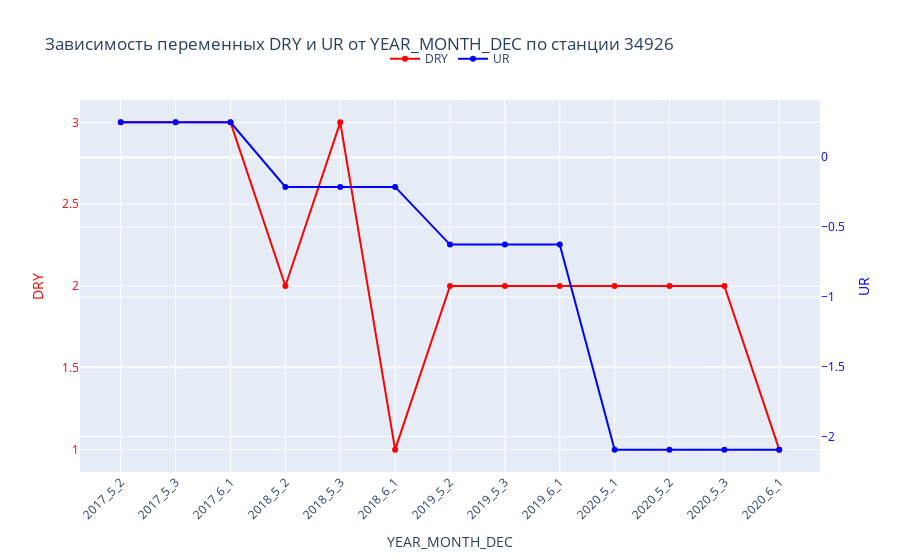

This figure's notebook cell:
### Code cell
import plotly.graph_objects as go
check_df = check_df.sort_values(by=['IDEN', 'YEAR', 'MONTH', 'DEC'])

# Создание переменной YEAR_MONTH_DEC
check_df['YEAR_MONTH_DEC'] = check_df['YEAR'].astype(str) + '_' + check_df['MONTH'].astype(str) + '_' + check_df['DEC'].astype(str)

# Фильтрация по станции 37051
station_df = check_df[(check_df['IDEN'] == 37051)]# & (check_df['YEAR'] == 2020)]
print(station_df)

# Построение графика с использованием Plotly
fig = go.Figure()

# Добавление графика DRY
fig.add_trace(go.Scatter(
    x=station_df['YEAR_MONTH_DEC'],
    y=station_df['DRY'],
    mode='lines+markers',
    name='DRY',
    line=dict(color='red')
))

# Добавление графика UR
fig.add_trace(go.Scatter(
    x=station_df['YEAR_MONTH_DEC'],
    y=station_df['UR'],
    mode='lines+markers',
    name='UR',
    line=dict(color='blue'),
    yaxis='y2'
))

# Настройка осей
fig.update_layout(
    title='Зависимость переменных DRY и UR от YEAR_MONTH_DEC по станции 34926',
    xaxis=dict(title='YEAR_MONTH_DEC', tickangle=-45),
    yaxis=dict(title='DRY', titlefont=dict(color='red'), tickfont=dict(color='red')),
    yaxis2=dict(title='UR', titlefont=dict(color='blue'), tickfont=dict(color='blue'),
                overlaying='y', side='right'),
    legend=dict(x=0.5, y=1.15, orientation='h', xanchor='center')
)

fig.show()

### Figure 1 — Plotly figure (JSON) as saved in the notebook; plotly's stock layout.template omitted (floating-point values rounded to 4 significant figures)
{"data": [{"line": {"color": "red"}, "mode": "lines+markers", "name": "DRY", "type": "scatter", "x": ["2017_5_2", "2017_5_3", "2017_6_1", "2018_5_2", "2018_5_3", "2018_6_1", "2019_5_2", "2019_5_3", "2019_6_1", "2020_5_1", "2020_5_2", "2020_5_3", "2020_6_1"], "y": [3, 3, 3, 2, 3, 1, 2, 2, 2, 2, 2, 2, 1]}, {"line": {"color": "blue"}, "mode": "lines+markers", "name": "UR", "type": "scatter", "x": ["2017_5_2", "2017_5_3", "2017_6_1", "2018_5_2", "2018_5_3", "2018_6_1", "2019_5_2", "2019_5_3", "2019_6_1", "2020_5_1", "2020_5_2", "2020_5_3", "2020_6_1"], "y": [0.25, 0.25, 0.25, -0.212, -0.212, -0.212, -0.625, -0.625, -0.625, -2.093, -2.093, -2.093, -2.093], "yaxis": "y2"}], "layout": {"legend": {"orientation": "h", "x": 0.5, "xanchor": "center", "y": 1.15}, "title": {"text": "Зависимость переменных DRY и UR от YEAR_MONTH_DEC по станции 34926"}, "xaxis": {"tickangle": -45, "title": {"text": "YEAR_MONTH_DEC"}}, "yaxis": {"tickfont": {"color": "red"}, "title": {"font": {"color": "red"}, "text": "DRY"}}, "yaxis2": {"overlaying": "y", "side": "right", "tickfont": {"color": "blue"}, "title": {"font": {"color": "blue"}, "text": "UR"}}}}
